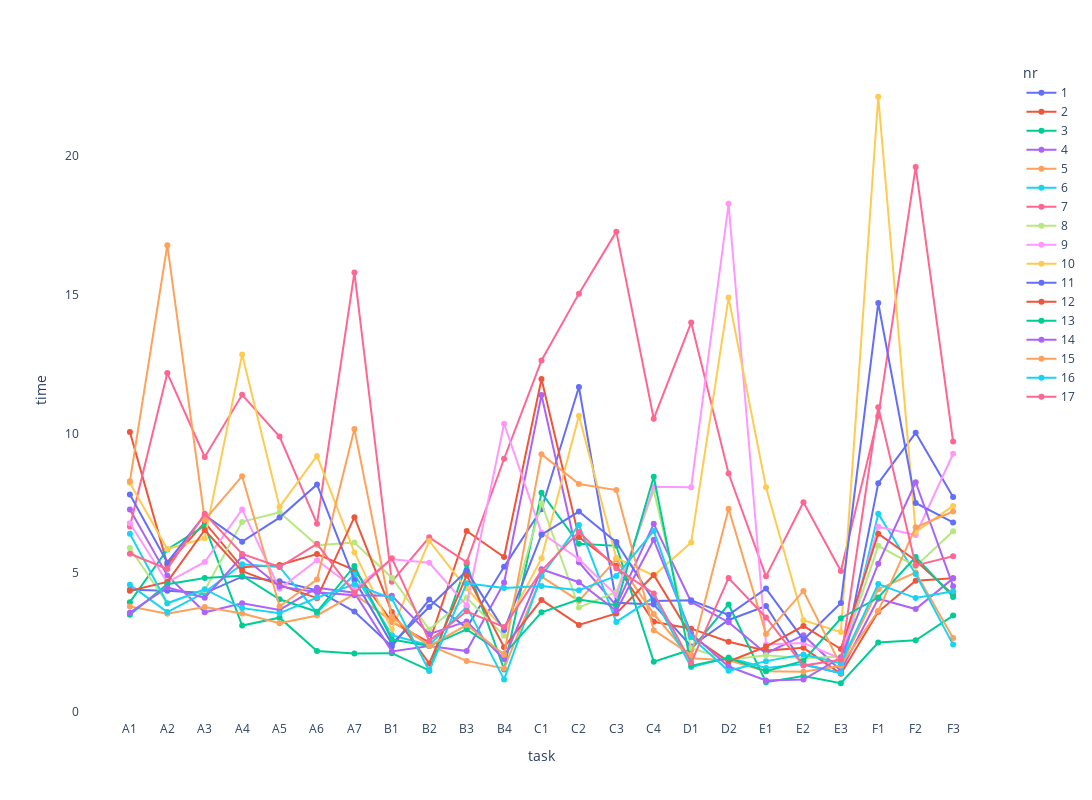

Notebook cell for this chart:
### Code cell
df = pd.DataFrame(ranking_df, columns=['nr', 'task', 'time', 'rank'])
fig = px.line(df, x='task', y='time', color='nr', markers=True)

fig.update_layout(width=img_width, height=img_height, plot_bgcolor='white')

fig.show()

### Figure 1 — Plotly figure (JSON) as saved in the notebook; plotly's stock layout.template omitted (floating-point values rounded to 4 significant figures)
{"data": [{"hovertemplate": "nr=1<br>task=%{x}<br>time=%{y}<extra></extra>", "legendgroup": "1", "line": {"color": "#636efa", "dash": "solid"}, "marker": {"symbol": "circle"}, "mode": "markers+lines", "name": "1", "orientation": "v", "showlegend": true, "type": "scatter", "x": ["A1", "A2", "A3", "A4", "A5", "A6", "A7", "B1", "B2", "B3", "B4", "C1", "C2", "C3", "C4", "D1", "D2", "E1", "E2", "E3", "F1", "F2", "F3"], "xaxis": "x", "y": [4.394, 4.354, 4.272, 4.863, 4.698, 4.369, 3.609, 2.353, 4.041, 3.024, 5.216, 7.289, 11.68, 3.927, 3.865, 2.351, 3.305, 3.809, 1.697, 1.4, 8.224, 10.03, 7.729], "yaxis": "y"}, {"hovertemplate": "nr=2<br>task=%{x}<br>time=%{y}<extra></extra>", "legendgroup": "2", "line": {"color": "#EF553B", "dash": "solid"}, "marker": {"symbol": "circle"}, "mode": "markers+lines", "name": "2", "orientation": "v", "showlegend": true, "type": "scatter", "x": ["A1", "A2", "A3", "A4", "A5", "A6", "A7", "B1", "B2", "B3", "B4", "C1", "C2", "C3", "C4", "D1", "D2", "E1", "E2", "E3", "F1", "F2", "F3"], "xaxis": "x", "y": [10.06, 5.304, 6.811, 5.2, 5.284, 5.674, 5.098, 3.239, 2.502, 6.506, 5.569, 11.97, 6.284, 5.256, 3.242, 2.993, 2.524, 2.204, 2.305, 1.369, 3.599, 4.718, 4.808], "yaxis": "y"}, {"hovertemplate": "nr=3<br>task=%{x}<br>time=%{y}<extra></extra>", "legendgroup": "3", "line": {"color": "#00cc96", "dash": "solid"}, "marker": {"symbol": "circle"}, "mode": "markers+lines", "name": "3", "orientation": "v", "showlegend": true, "type": "scatter", "x": ["A1", "A2", "A3", "A4", "A5", "A6", "A7", "B1", "B2", "B3", "B4", "C1", "C2", "C3", "C4", "D1", "D2", "E1", "E2", "E3", "F1", "F2", "F3"], "xaxis": "x", "y": [3.945, 5.84, 6.694, 3.107, 3.389, 2.188, 2.102, 2.114, 1.495, 5.313, 1.528, 7.877, 6.042, 5.97, 1.807, 2.243, 3.864, 1.07, 1.295, 1.031, 2.495, 2.578, 3.463], "yaxis": "y"}, {"hovertemplate": "nr=4<br>task=%{x}<br>time=%{y}<extra></extra>", "legendgroup": "4", "line": {"color": "#ab63fa", "dash": "solid"}, "marker": {"symbol": "circle"}, "mode": "markers+lines", "name": "4", "orientation": "v", "showlegend": true, "type": "scatter", "x": ["A1", "A2", "A3", "A4", "A5", "A6", "A7", "B1", "B2", "B3", "B4", "C1", "C2", "C3", "C4", "D1", "D2", "E1", "E2", "E3", "F1", "F2", "F3"], "xaxis": "x", "y": [7.281, 4.908, 3.582, 3.909, 3.666, 4.46, 4.283, 2.176, 2.367, 2.187, 4.649, 11.39, 5.384, 3.822, 6.762, 3.954, 3.225, 2.102, 2.759, 1.479, 4.07, 3.699, 4.802], "yaxis": "y"}, {"hovertemplate": "nr=5<br>task=%{x}<br>time=%{y}<extra></extra>", "legendgroup": "5", "line": {"color": "#FFA15A", "dash": "solid"}, "marker": {"symbol": "circle"}, "mode": "markers+lines", "name": "5", "orientation": "v", "showlegend": true, "type": "scatter", "x": ["A1", "A2", "A3", "A4", "A5", "A6", "A7", "B1", "B2", "B3", "B4", "C1", "C2", "C3", "C4", "D1", "D2", "E1", "E2", "E3", "F1", "F2", "F3"], "xaxis": "x", "y": [3.789, 3.532, 3.771, 3.538, 3.185, 3.467, 4.232, 3.267, 2.39, 1.834, 1.563, 4.866, 3.991, 5.486, 3.52, 1.929, 1.854, 1.46, 1.441, 1.658, 4.414, 5.01, 2.654], "yaxis": "y"}, {"hovertemplate": "nr=6<br>task=%{x}<br>time=%{y}<extra></extra>", "legendgroup": "6", "line": {"color": "#19d3f3", "dash": "solid"}, "marker": {"symbol": "circle"}, "mode": "markers+lines", "name": "6", "orientation": "v", "showlegend": true, "type": "scatter", "x": ["A1", "A2", "A3", "A4", "A5", "A6", "A7", "B1", "B2", "B3", "B4", "C1", "C2", "C3", "C4", "D1", "D2", "E1", "E2", "E3", "F1", "F2", "F3"], "xaxis": "x", "y": [4.568, 3.589, 4.298, 5.309, 5.214, 3.568, 4.95, 2.762, 2.396, 3.787, 1.169, 4.896, 6.723, 3.236, 4.121, 1.614, 1.956, 1.583, 1.72, 1.388, 7.121, 4.961, 2.42], "yaxis": "y"}, {"hovertemplate": "nr=7<br>task=%{x}<br>time=%{y}<extra></extra>", "legendgroup": "7", "line": {"color": "#FF6692", "dash": "solid"}, "marker": {"symbol": "circle"}, "mode": "markers+lines", "name": "7", "orientation": "v", "showlegend": true, "type": "scatter", "x": ["A1", "A2", "A3", "A4", "A5", "A6", "A7", "B1", "B2", "B3", "B4", "C1", "C2", "C3", "C4", "D1", "D2", "E1", "E2", "E3", "F1", "F2", "F3"], "xaxis": "x", "y": [6.669, 12.18, 9.164, 11.4, 9.902, 6.768, 15.8, 4.683, 6.276, 5.382, 9.101, 12.64, 15.04, 17.27, 10.54, 14.0, 8.57, 4.874, 7.537, 5.068, 10.63, 19.59, 9.72], "yaxis": "y"}, {"hovertemplate": "nr=8<br>task=%{x}<br>time=%{y}<extra></extra>", "legendgroup": "8", "line": {"color": "#B6E880", "dash": "solid"}, "marker": {"symbol": "circle"}, "mode": "markers+lines", "name": "8", "orientation": "v", "showlegend": true, "type": "scatter", "x": ["A1", "A2", "A3", "A4", "A5", "A6", "A7", "B1", "B2", "B3", "B4", "C1", "C2", "C3", "C4", "D1", "D2", "E1", "E2", "E3", "F1", "F2", "F3"], "xaxis": "x", "y": [5.891, 3.9, 4.378, 6.832, 7.177, 5.996, 6.091, 4.824, 2.96, 4.101, 2.742, 7.501, 3.755, 4.311, 7.964, 2.29, 1.875, 2.041, 1.933, 1.995, 5.972, 5.235, 6.499], "yaxis": "y"}, {"hovertemplate": "nr=9<br>task=%{x}<br>time=%{y}<extra></extra>", "legendgroup": "9", "line": {"color": "#FF97FF", "dash": "solid"}, "marker": {"symbol": "circle"}, "mode": "markers+lines", "name": "9", "orientation": "v", "showlegend": true, "type": "scatter", "x": ["A1", "A2", "A3", "A4", "A5", "A6", "A7", "B1", "B2", "B3", "B4", "C1", "C2", "C3", "C4", "D1", "D2", "E1", "E2", "E3", "F1", "F2", "F3"], "xaxis": "x", "y": [6.783, 4.655, 5.391, 7.281, 4.424, 5.456, 4.447, 5.489, 5.361, 3.833, 10.36, 6.44, 5.488, 4.193, 8.096, 8.08, 18.27, 2.424, 2.481, 1.911, 6.657, 6.361, 9.282], "yaxis": "y"}, {"hovertemplate": "nr=10<br>task=%{x}<br>time=%{y}<extra></extra>", "legendgroup": "10", "line": {"color": "#FECB52", "dash": "solid"}, "marker": {"symbol": "circle"}, "mode": "markers+lines", "name": "10", "orientation": "v", "showlegend": true, "type": "scatter", "x": ["A1", "A2", "A3", "A4", "A5", "A6", "A7", "B1", "B2", "B3", "B4", "C1", "C2", "C3", "C4", "D1", "D2", "E1", "E2", "E3", "F1", "F2", "F3"], "xaxis": "x", "y": [8.232, 5.858, 6.246, 12.85, 7.369, 9.205, 5.736, 2.961, 6.146, 4.437, 2.977, 5.521, 10.65, 5.536, 4.905, 6.093, 14.89, 8.075, 3.298, 2.869, 22.12, 6.473, 7.407], "yaxis": "y"}, {"hovertemplate": "nr=11<br>task=%{x}<br>time=%{y}<extra></extra>", "legendgroup": "11", "line": {"color": "#636efa", "dash": "solid"}, "marker": {"symbol": "circle"}, "mode": "markers+lines", "name": "11", "orientation": "v", "showlegend": true, "type": "scatter", "x": ["A1", "A2", "A3", "A4", "A5", "A6", "A7", "B1", "B2", "B3", "B4", "C1", "C2", "C3", "C4", "D1", "D2", "E1", "E2", "E3", "F1", "F2", "F3"], "xaxis": "x", "y": [7.818, 5.376, 7.072, 6.122, 6.986, 8.179, 4.742, 2.448, 3.774, 5.072, 2.945, 6.374, 7.204, 6.105, 3.991, 4.016, 3.49, 4.433, 2.6, 3.917, 14.7, 7.511, 6.812], "yaxis": "y"}, {"hovertemplate": "nr=12<br>task=%{x}<br>time=%{y}<extra></extra>", "legendgroup": "12", "line": {"color": "#EF553B", "dash": "solid"}, "marker": {"symbol": "circle"}, "mode": "markers+lines", "name": "12", "orientation": "v", "showlegend": true, "type": "scatter", "x": ["A1", "A2", "A3", "A4", "A5", "A6", "A7", "B1", "B2", "B3", "B4", "C1", "C2", "C3", "C4", "D1", "D2", "E1", "E2", "E3", "F1", "F2", "F3"], "xaxis": "x", "y": [4.358, 4.674, 6.541, 5.064, 4.56, 4.091, 7.002, 3.594, 1.742, 4.908, 2.328, 4.028, 3.128, 3.539, 4.923, 2.734, 1.813, 2.349, 3.089, 2.261, 6.407, 5.444, 4.211], "yaxis": "y"}, {"hovertemplate": "nr=13<br>task=%{x}<br>time=%{y}<extra></extra>", "legendgroup": "13", "line": {"color": "#00cc96", "dash": "solid"}, "marker": {"symbol": "circle"}, "mode": "markers+lines", "name": "13", "orientation": "v", "showlegend": true, "type": "scatter", "x": ["A1", "A2", "A3", "A4", "A5", "A6", "A7", "B1", "B2", "B3", "B4", "C1", "C2", "C3", "C4", "D1", "D2", "E1", "E2", "E3", "F1", "F2", "F3"], "xaxis": "x", "y": [3.496, 4.592, 4.818, 4.896, 4.049, 3.601, 5.248, 2.6, 2.368, 2.969, 2.072, 3.584, 4.041, 3.833, 8.457, 1.664, 1.937, 1.463, 1.833, 3.369, 4.113, 5.57, 4.136], "yaxis": "y"}, {"hovertemplate": "nr=14<br>task=%{x}<br>time=%{y}<extra></extra>", "legendgroup": "14", "line": {"color": "#ab63fa", "dash": "solid"}, "marker": {"symbol": "circle"}, "mode": "markers+lines", "name": "14", "orientation": "v", "showlegend": true, "type": "scatter", "x": ["A1", "A2", "A3", "A4", "A5", "A6", "A7", "B1", "B2", "B3", "B4", "C1", "C2", "C3", "C4", "D1", "D2", "E1", "E2", "E3", "F1", "F2", "F3"], "xaxis": "x", "y": [3.569, 4.476, 4.104, 5.596, 4.513, 4.304, 4.199, 4.177, 2.794, 3.254, 1.899, 5.128, 4.663, 3.634, 6.187, 2.82, 1.631, 1.128, 1.166, 1.955, 5.331, 8.256, 4.522], "yaxis": "y"}, {"hovertemplate": "nr=15<br>task=%{x}<br>time=%{y}<extra></extra>", "legendgroup": "15", "line": {"color": "#FFA15A", "dash": "solid"}, "marker": {"symbol": "circle"}, "mode": "markers+lines", "name": "15", "orientation": "v", "showlegend": true, "type": "scatter", "x": ["A1", "A2", "A3", "A4", "A5", "A6", "A7", "B1", "B2", "B3", "B4", "C1", "C2", "C3", "C4", "D1", "D2", "E1", "E2", "E3", "F1", "F2", "F3"], "xaxis": "x", "y": [8.296, 16.78, 6.904, 8.476, 3.801, 4.758, 10.18, 3.422, 2.368, 3.124, 2.056, 9.268, 8.194, 7.978, 2.939, 2.049, 7.306, 2.805, 4.35, 1.673, 3.635, 6.635, 7.205], "yaxis": "y"}, {"hovertemplate": "nr=16<br>task=%{x}<br>time=%{y}<extra></extra>", "legendgroup": "16", "line": {"color": "#19d3f3", "dash": "solid"}, "marker": {"symbol": "circle"}, "mode": "markers+lines", "name": "16", "orientation": "v", "showlegend": true, "type": "scatter", "x": ["A1", "A2", "A3", "A4", "A5", "A6", "A7", "B1", "B2", "B3", "B4", "C1", "C2", "C3", "C4", "D1", "D2", "E1", "E2", "E3", "F1", "F2", "F3"], "xaxis": "x", "y": [6.406, 3.906, 4.411, 3.732, 3.552, 4.11, 4.589, 4.076, 1.474, 4.622, 4.458, 4.525, 4.374, 4.89, 6.508, 2.686, 1.478, 1.826, 2.065, 1.748, 4.596, 4.093, 4.335], "yaxis": "y"}, {"hovertemplate": "nr=17<br>task=%{x}<br>time=%{y}<extra></extra>", "legendgroup": "17", "line": {"color": "#FF6692", "dash": "solid"}, "marker": {"symbol": "circle"}, "mode": "markers+lines", "name": "17", "orientation": "v", "showlegend": true, "type": "scatter", "x": ["A1", "A2", "A3", "A4", "A5", "A6", "A7", "B1", "B2", "B3", "B4", "C1", "C2", "C3", "C4", "D1", "D2", "E1", "E2", "E3", "F1", "F2", "F3"], "xaxis": "x", "y": [5.688, 5.141, 7.125, 5.682, 5.21, 6.044, 4.272, 5.527, 2.554, 3.617, 3.049, 5.078, 6.472, 5.163, 4.26, 1.772, 4.816, 3.396, 1.665, 1.88, 10.95, 5.269, 5.594], "yaxis": "y"}], "layout": {"height": 800, "legend": {"title": {"text": "nr"}, "tracegroupgap": 0}, "margin": {"t": 60}, "plot_bgcolor": "white", "width": 1400, "xaxis": {"anchor": "y", "domain": [0, 1], "title": {"text": "task"}}, "yaxis": {"anchor": "x", "domain": [0, 1], "title": {"text": "time"}}}}
